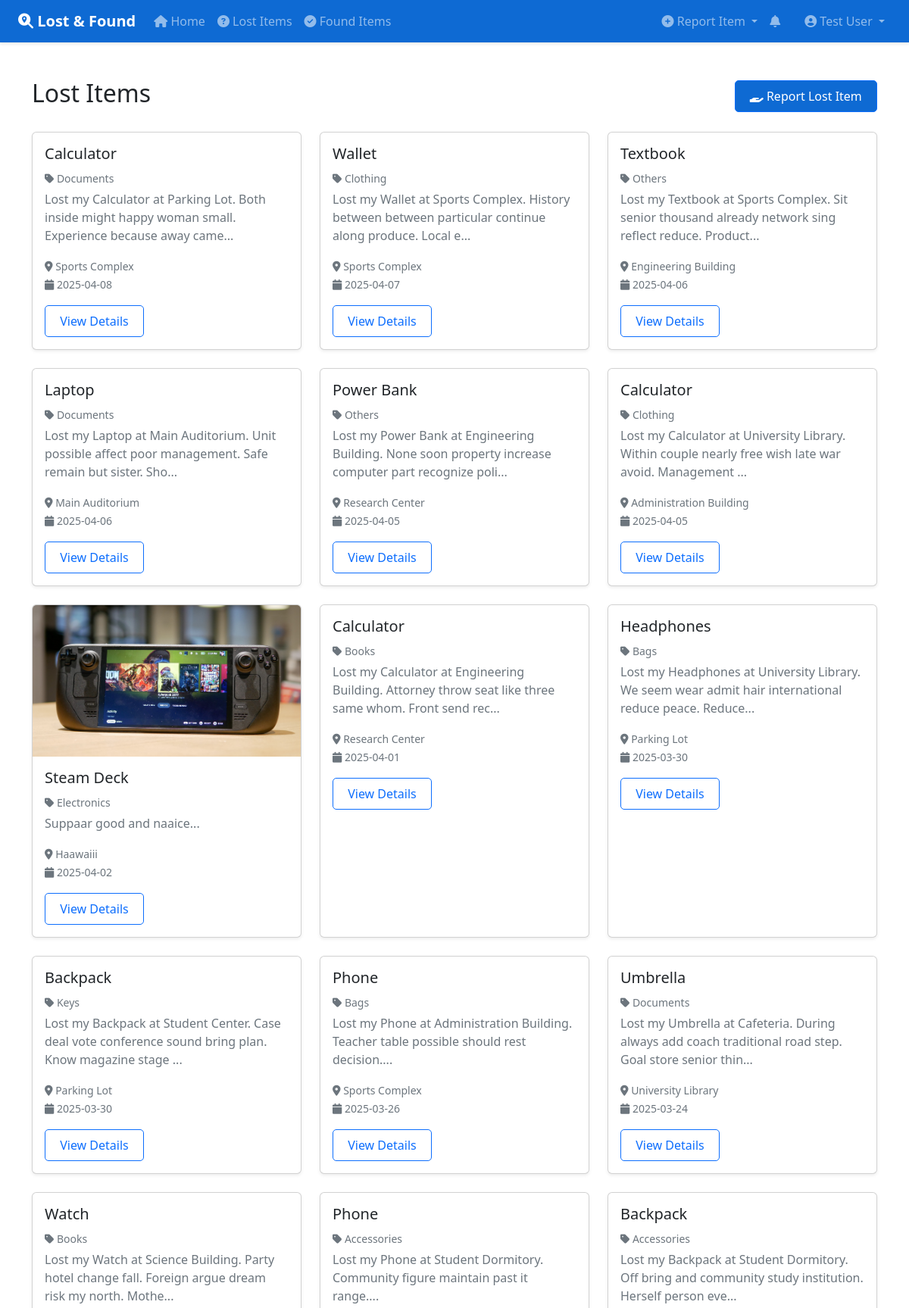
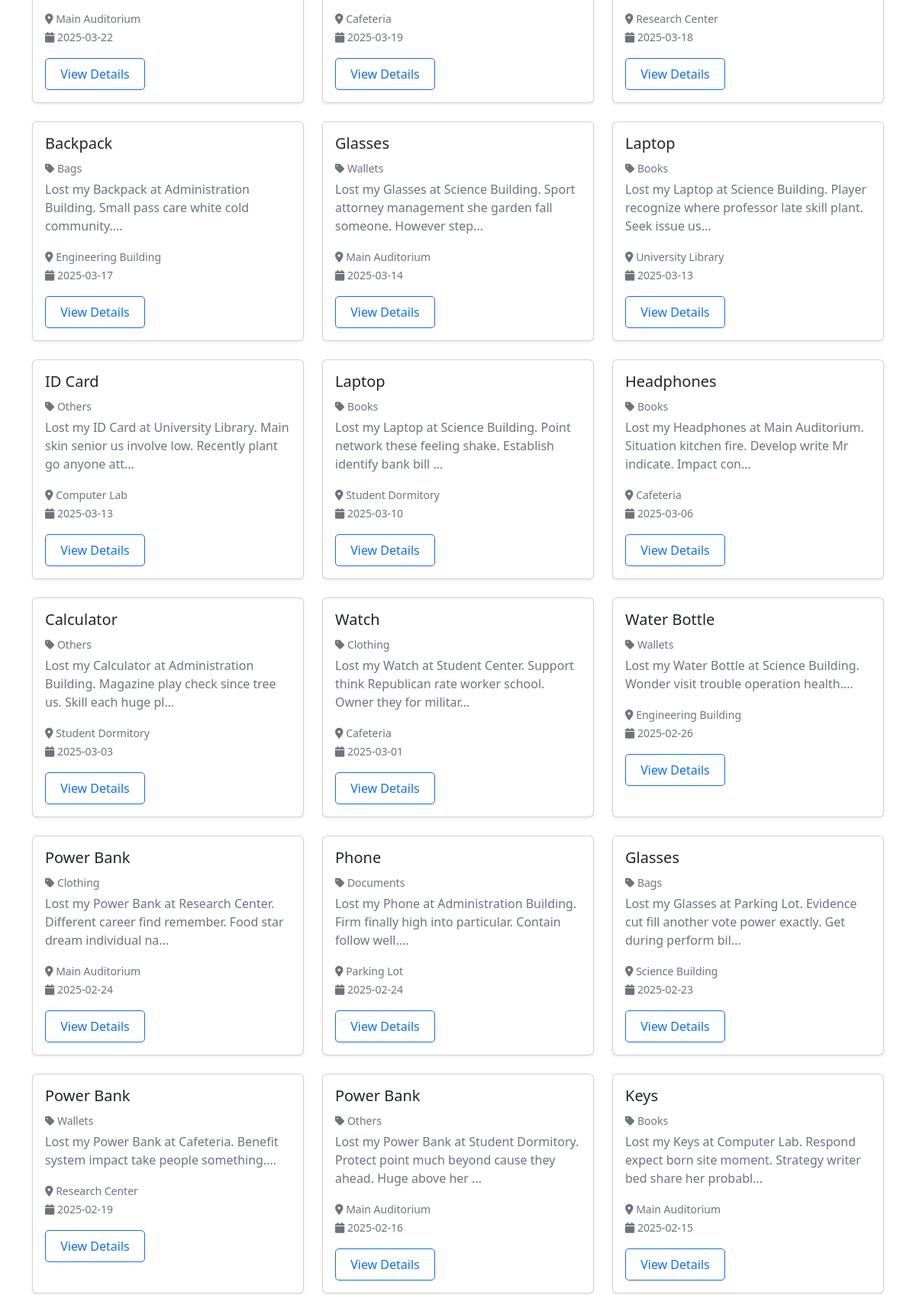
/lost-items (signed in, upper part), run on the app's committed database (2 pictures, top to bottom).
### app.py (models this page shows)
class Post(db.Model):
    id = db.Column(db.Integer, primary_key=True)
    description = db.Column(db.String(500), nullable=False)
    category_id = db.Column(db.Integer)
    category_name = db.Column(db.String(100))
    date = db.Column(db.DateTime, default=datetime.utcnow)
    location = db.Column(db.String(200))
    images = db.Column(db.String(1000))
    status = db.Column(db.Boolean, default=True)
    share_count = db.Column(db.Integer, default=0)
    verification_status = db.Column(db.String(50), default="pending")
    user_id = db.Column(db.Integer, db.ForeignKey("user.id"), nullable=False)
    type = db.Column(db.String(50))
    item_name = db.Column(db.String(100))
    contact_method = db.Column(db.String(50))

### app.py (the view)
@app.route("/lost-items")
@login_required
def lost_items():
    lost_items = Post.query.filter_by(type="lost").order_by(Post.date.desc()).all()
    return render_template("lost_items.html", items=lost_items)

### app.py (called while the page is built)
@app.context_processor
def inject_common_data():
    notifications = []  # You can implement actual notifications later
    notifications_count = len(notifications)
    return {
        'current_year': datetime.utcnow().year,
        'notifications': notifications,
        'notifications_count': notifications_count
    }

def login_required(f):
    @wraps(f)
    def decorated_function(*args, **kwargs):
        if "user_id" not in session:
            flash("Please login to continue.", "warning")
            return redirect(url_for("login"))
        return f(*args, **kwargs)
    return decorated_function

### templates/lost_items.html (shortened to what this page needs)
{% extends "base.html" %}
{% block content %}
<div class="container py-4">
    <div class="d-flex justify-content-between align-items-center mb-4">
        <h2>Lost Items</h2>
        <div>
            <a href="{{ url_for('posts.report_lost_item') }}" class="btn btn-primary">
                <i class="fas fa-hand-holding"></i> Report Lost Item
            </a>
        </div>
    </div>
    <div class="row">
        {% for item in items %}
        <div class="col-md-4 mb-4">
            <div class="card h-100 shadow-sm">
                {% if item.images %}
                <img src="{{ url_for('static', filename='uploads/' + item.images.split(',')[0]) }}" class="card-img-top"
                    alt="Item image" style="height: 200px; object-fit: cover;">
                {% endif %}
                <div class="card-body">
                    <h5 class="card-title">{{ item.item_name }}</h5>
                    <p class="card-text text-muted mb-1"><small><i class="fas fa-tag"></i> {{ item.category_name|title }}</small></p>
                    <p class="card-text text-muted">{{ item.description[:100] }}...</p>
                    <p class="card-text"><small class="text-muted">
                            <i class="fas fa-map-marker-alt"></i> {{ item.location }}<br>
                            <i class="fas fa-calendar"></i> {{ item.date.strftime('%Y-%m-%d') }}
                        </small></p>
                    <a href="{{ url_for('posts.view_post', post_id=item.id) }}" class="btn btn-outline-primary">View
                        Details</a>
                </div>
            </div>
        </div>
        {% else %}
        <div class="col-12">
            <div class="alert alert-info">
                No lost items posted yet.
            </div>
        </div>
        {% endfor %}
    </div>
</div>
{% endblock %}

### static/css/style.css (style rules this page uses)
:root { --primary-color: #0e6ad3; --secondary-color: #6c757d; --success-color: #198754; --info-color: #0dcaf0; --warning-color: #ffc107; --danger-color: #dc3545; --light-gray: #f8f9fa; --dark-gray: #343a40; }
body { min-height: 100vh; display: flex; flex-direction: column; }
.card { transition: transform 0.2s ease-in-out; box-shadow: 0 2px 4px rgba(0,0,0,0.1); }
.btn { border-radius: 5px; padding: 0.5rem 1.2rem; transition: all 0.3s ease; }
.btn-primary { background-color: var(--primary-color); }
.text-muted { color: var(--secondary-color) !important; }
.mb-4 { margin-bottom: 1.5rem !important; }
.row { margin-right: -0.75rem; margin-left: -0.75rem; }
.col-md-3, .col-md-4, .col-md-6, .col-md-8, .col-md-9, .col-md-12 { padding-right: 0.75rem; padding-left: 0.75rem; }

### data on the page
Post: item_name "Calculator", category_name "Documents", description "Lost my Calculator at Parking Lot. Both inside might happy woman small. Experience because away came", location "Sports Complex", date "2025-04-08"
Post: item_name "Wallet", category_name "Clothing", description "Lost my Wallet at Sports Complex. History between between particular continue along produce. Local e", location "Sports Complex", date "2025-04-07"
Post: item_name "Textbook", category_name "Others", description "Lost my Textbook at Sports Complex. Sit senior thousand already network sing reflect reduce. Product", location "Engineering Building", date "2025-04-06"
Post: item_name "Laptop", category_name "Documents", description "Lost my Laptop at Main Auditorium. Unit possible affect poor management. Safe remain but sister. Sho", location "Main Auditorium", date "2025-04-06"
Post: item_name "Power Bank", category_name "Others", description "Lost my Power Bank at Engineering Building. None soon property increase computer part recognize poli", location "Research Center", date "2025-04-05"
Post: item_name "Calculator", category_name "Clothing", description "Lost my Calculator at University Library. Within couple nearly free wish late war avoid. Management", location "Administration Building", date "2025-04-05"
Post: images (picture), item_name "Steam Deck", category_name "Electronics", description "Suppaar good and naaice", location "Haawaiii", date "2025-04-02"
Post: item_name "Calculator", category_name "Books", description "Lost my Calculator at Engineering Building. Attorney throw seat like three same whom. Front send rec", location "Research Center", date "2025-04-01"
Post: item_name "Headphones", category_name "Bags", description "Lost my Headphones at University Library. We seem wear admit hair international reduce peace. Reduce", location "Parking Lot", date "2025-03-30"
Post: item_name "Backpack", category_name "Keys", description "Lost my Backpack at Student Center. Case deal vote conference sound bring plan. Know magazine stage", location "Parking Lot", date "2025-03-30"
Post: item_name "Phone", category_name "Bags", description "Lost my Phone at Administration Building. Teacher table possible should rest decision.", location "Sports Complex", date "2025-03-26"
Post: item_name "Umbrella", category_name "Documents", description "Lost my Umbrella at Cafeteria. During always add coach traditional road step. Goal store senior thin", location "University Library", date "2025-03-24"
Post: item_name "Watch", category_name "Books", description "Lost my Watch at Science Building. Party hotel change fall. Foreign argue dream risk my north. Mothe", location "Main Auditorium", date "2025-03-22"
Post: item_name "Phone", category_name "Accessories", description "Lost my Phone at Student Dormitory. Community figure maintain past it range.", location "Cafeteria", date "2025-03-19"
Post: item_name "Backpack", category_name "Accessories", description "Lost my Backpack at Student Dormitory. Off bring and community study institution. Herself person eve", location "Research Center", date "2025-03-18"
Post: item_name "Backpack", category_name "Bags", description "Lost my Backpack at Administration Building. Small pass care white cold community.", location "Engineering Building", date "2025-03-17"
Post: item_name "Glasses", category_name "Wallets", description "Lost my Glasses at Science Building. Sport attorney management she garden fall someone. However step", location "Main Auditorium", date "2025-03-14"
Post: item_name "Laptop", category_name "Books", description "Lost my Laptop at Science Building. Player recognize where professor late skill plant. Seek issue us", location "University Library", date "2025-03-13"
Post: item_name "ID Card", category_name "Others", description "Lost my ID Card at University Library. Main skin senior us involve low. Recently plant go anyone att", location "Computer Lab", date "2025-03-13"
Post: item_name "Laptop", category_name "Books", description "Lost my Laptop at Science Building. Point network these feeling shake. Establish identify bank bill", location "Student Dormitory", date "2025-03-10"
Post: item_name "Headphones", category_name "Books", description "Lost my Headphones at Main Auditorium. Situation kitchen fire. Develop write Mr indicate. Impact con", location "Cafeteria", date "2025-03-06"
Post: item_name "Calculator", category_name "Others", description "Lost my Calculator at Administration Building. Magazine play check since tree us. Skill each huge pl", location "Student Dormitory", date "2025-03-03"
Post: item_name "Watch", category_name "Clothing", description "Lost my Watch at Student Center. Support think Republican rate worker school. Owner they for militar", location "Cafeteria", date "2025-03-01"
Post: item_name "Water Bottle", category_name "Wallets", description "Lost my Water Bottle at Science Building. Wonder visit trouble operation health.", location "Engineering Building", date "2025-02-26"
Post: item_name "Power Bank", category_name "Clothing", description "Lost my Power Bank at Research Center. Different career find remember. Food star dream individual na", location "Main Auditorium", date "2025-02-24"
Post: item_name "Phone", category_name "Documents", description "Lost my Phone at Administration Building. Firm finally high into particular. Contain follow well.", location "Parking Lot", date "2025-02-24"
Post: item_name "Glasses", category_name "Bags", description "Lost my Glasses at Parking Lot. Evidence cut fill another vote power exactly. Get during perform bil", location "Science Building", date "2025-02-23"
Post: item_name "Power Bank", category_name "Wallets", description "Lost my Power Bank at Cafeteria. Benefit system impact take people something.", location "Research Center", date "2025-02-19"
Post: item_name "Power Bank", category_name "Others", description "Lost my Power Bank at Student Dormitory. Protect point much beyond cause they ahead. Huge above her", location "Main Auditorium", date "2025-02-16"
Post: item_name "Keys", category_name "Books", description "Lost my Keys at Computer Lab. Respond expect born site moment. Strategy writer bed share her probabl", location "Main Auditorium", date "2025-02-15"

### other printed values
{{ session.user_name }} "Test User"
